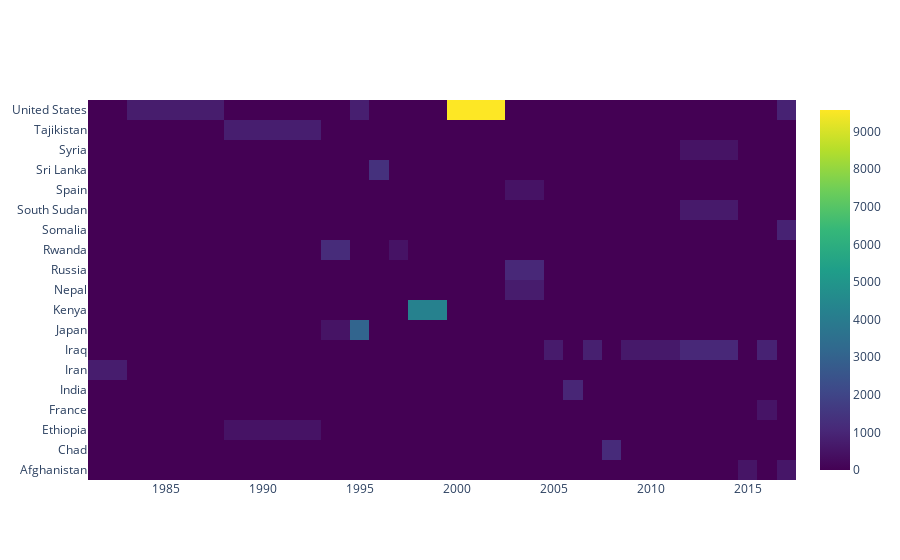

The cell this chart's notebook holds for it:
### Code cell
import plotly.offline as py
py.init_notebook_mode(connected=True)
import plotly.graph_objects as go 
heatmap = go.Heatmap(z=heat.values,x=heat.columns,y=heat.index,colorscale="Viridis",type = 'heatmap')
data = [heatmap]                 
fig = go.Figure(data=data)
py.iplot(fig,filename='heatmap',show_link=False)

### Figure 1 — Plotly figure (JSON) as saved in the notebook; plotly's stock layout.template omitted (floating-point values rounded to 4 significant figures; data arrays with more than 128 entries replaced by an {"elided": "..."} marker saying what was removed)
{"data": [{"colorscale": [[0, "#440154"], [0.1111, "#482878"], [0.2222, "#3e4989"], [0.3333, "#31688e"], [0.4444, "#26828e"], [0.5556, "#1f9e89"], [0.6667, "#35b779"], [0.7778, "#6ece58"], [0.8889, "#b5de2b"], [1, "#fde725"]], "type": "heatmap", "x": [1982, 1984, 1992, 1994, 1995, 1996, 1997, 1998, 2001, 2004, 2005, 2006, 2007, 2008, 2009, 2014, 2015, 2016, 2017], "y": ["Afghanistan", "Chad", "Ethiopia", "France", "India", "Iran", "Iraq", "Japan", "Kenya", "Nepal", "Russia", "Rwanda", "Somalia", "South Sudan", "Spain", "Sri Lanka", "Syria", "Tajikistan", "United States"], "z": {"elided": "19x19 float values"}}], "layout": {}}
